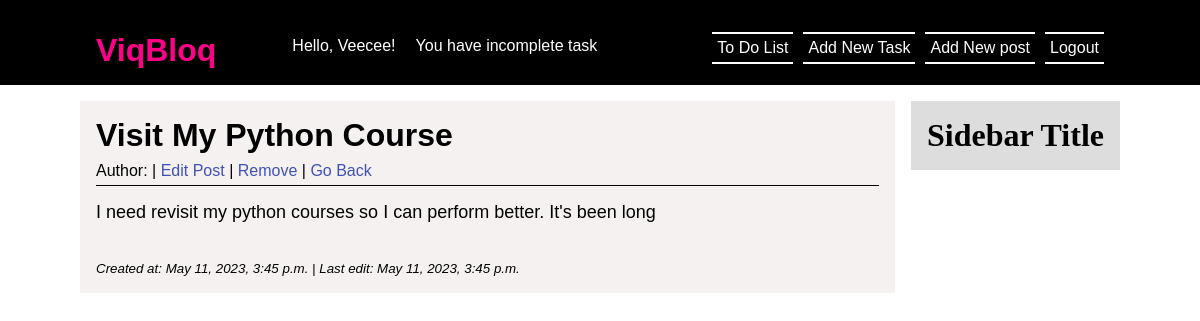
/todo/tasks/task/2/ (signed in), run on an earlier commit of the app's database.
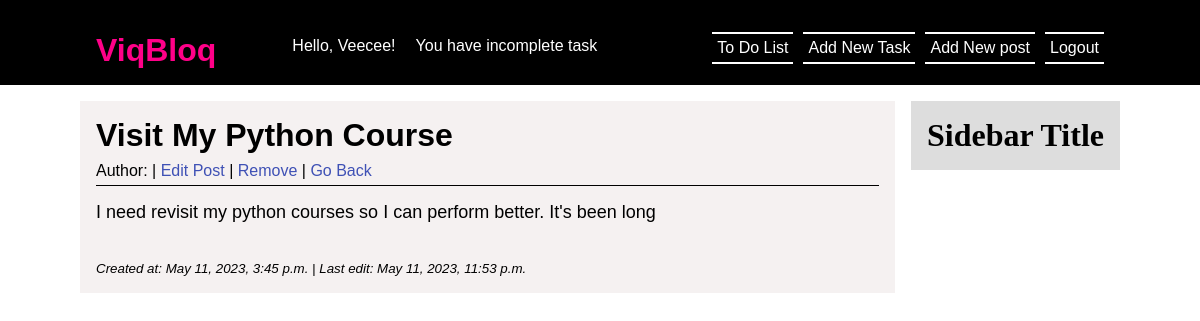
And on a later commit of the database.
### todo/models.py (models this page shows, shortened)
class Task(models.Model):
    user = models.ForeignKey(User, on_delete=models.CASCADE, null=True, blank=True)
    title = models.CharField(max_length=200)
    description = models.TextField(null=True, blank=True)
    complete = models.BooleanField(default=False)
    created_at = models.DateTimeField(auto_now_add=True, editable=False)
    updated_at = models.DateTimeField(auto_now=True, editable=False)
    class Meta:
        ordering = ['complete']

### todo/views.py (the view)
# urls.py: path('task/<int:pk>/', TaskDetail.as_view(), name='task-detail'),
class TaskDetail(LoginRequiredMixin, DetailView):
    model = Task
    context_object_name = 'task'

### todo/templates/todo/task_detail.html
{% extends 'base.html' %}
{% block content %}
    <div class="post_details">
        <div class="post_info">
            <h1>{{task.title}}</h1>
            <div class="post_detail_meta">
                <p>Author: {{task.author}} | <a href="update"> Edit Post</a> | <a href="delete">Remove</a>
                    | <a href="{% url 'tasks' %}">Go Back</a>
                </p>
            </div>
        </div>
        <div class="post_detail_content">
            {{task.description}}
        </div>
        <br> <br>
        <p><small><em>Created at: {{task.created_at}} | Last edit: {{task.updated_at}}</em></small></p>
    </div>
{% endblock content %}

What changed in the data, as far as the page shows it:
changed Task "Visit My Python Course": updated_at "May 11, 2023, 3:45 p.m." → "May 11, 2023, 11:53 p.m."
